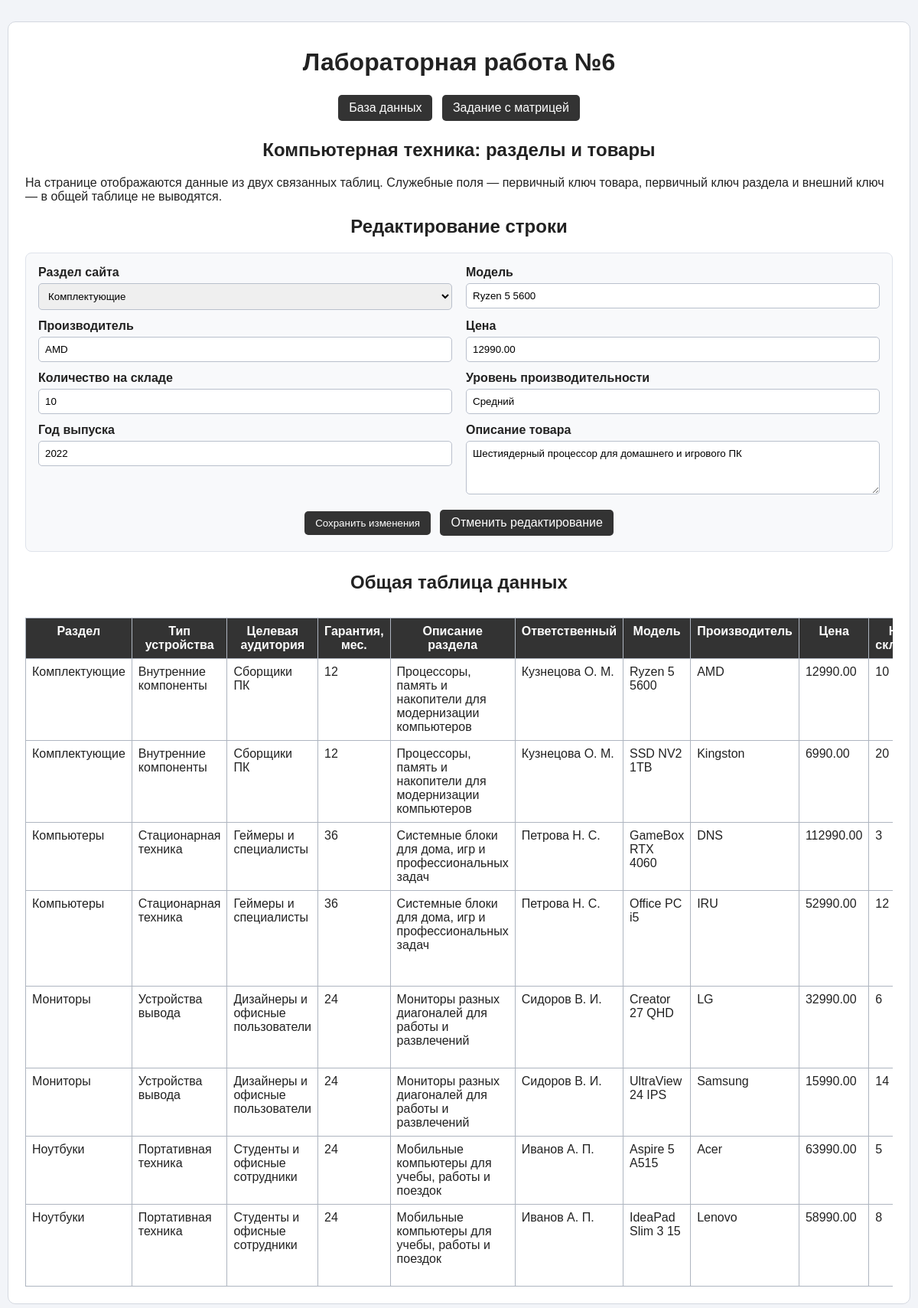
Page /index.php?action=edit&id=7 on the committed database.
### tables this page shows
CREATE TABLE products (
    product_id INT AUTO_INCREMENT PRIMARY KEY,
    section_id INT NOT NULL,
    model_name VARCHAR(120) NOT NULL,
    manufacturer VARCHAR(80) NOT NULL,
    price DECIMAL(10,2) NOT NULL,
    stock_count INT NOT NULL,
    performance_level VARCHAR(50) NOT NULL,
    release_year YEAR NOT NULL,
    product_description VARCHAR(255) NOT NULL,
    CONSTRAINT fk_products_sections
        FOREIGN KEY (section_id) REFERENCES sections(section_id)
        ON UPDATE CASCADE
        ON DELETE RESTRICT
);

### index.php (the view, shortened to what this page needs)
<?php
require_once 'db.php';
require_once 'functions.php';
$editProduct = null;
if (isset($_GET['action']) && $_GET['action'] === 'edit' && isset($_GET['id'])) {
    $id = (int)$_GET['id'];
    $stmt = mysqli_prepare($link, "SELECT * FROM products WHERE product_id = ?");
    mysqli_stmt_bind_param($stmt, 'i', $id);
    mysqli_stmt_execute($stmt);
    $result = mysqli_stmt_get_result($stmt);
    $editProduct = mysqli_fetch_assoc($result);
}
echo "<h2>Компьютерная техника: разделы и товары</h2>\n";
echo "<p>На странице отображаются данные из двух связанных таблиц. Служебные поля — первичный ключ товара, первичный ключ раздела и внешний ключ — в общей таблице не выводятся.</p>\n";
$selectedSection = $editProduct ? (int)$editProduct['section_id'] : 1;
$buttonText = $editProduct ? 'Сохранить изменения' : 'Добавить товар';
printf("<h2>%s</h2>\n", $editProduct ? 'Редактирование строки' : 'Добавление новой строки');
echo "<form class='data-form' method='post' action='index.php'>\n";
echo "<div><label>Раздел сайта</label><select name='section_id'>\n";
$sections = get_sections($link);
while ($section = mysqli_fetch_assoc($sections)) {
    $selected = ((int)$section['section_id'] === $selectedSection) ? 'selected' : '';
    printf(
        "<option value='%d' %s>%s</option>\n",
        $section['section_id'],
        $selected,
        e($section['section_name'])
    );
}
echo "</select></div>\n";
printf("<div><label>Модель</label><input type='text' name='model_name' value='%s'></div>\n", e($editProduct['model_name'] ?? ''));
printf("<div><label>Производитель</label><input type='text' name='manufacturer' value='%s'></div>\n", e($editProduct['manufacturer'] ?? ''));
printf("<div><label>Цена</label><input type='number' step='0.01' name='price' value='%s'></div>\n", e($editProduct['price'] ?? ''));
printf("<div><label>Количество на складе</label><input type='number' name='stock_count' value='%s'></div>\n", e($editProduct['stock_count'] ?? ''));
printf("<div><label>Уровень производительности</label><input type='text' name='performance_level' value='%s'></div>\n", e($editProduct['performance_level'] ?? ''));
printf("<div><label>Год выпуска</label><input type='number' name='release_year' value='%s'></div>\n", e($editProduct['release_year'] ?? ''));
printf("<div><label>Описание товара</label><textarea name='product_description'>%s</textarea></div>\n", e($editProduct['product_description'] ?? ''));
echo "<div class='form-actions'>\n";
printf("<input type='submit' value='%s'>\n", e($buttonText));
if ($editProduct) {
    echo "<a class='button' href='index.php'>Отменить редактирование</a>\n";
}
echo "</div>\n</form>\n";
$sql = "SELECT
            s.section_name,
            s.device_type,
            s.target_user,
            s.warranty_months,
            s.section_description,
            s.manager_name,
            p.product_id,
            p.model_name,
            p.manufacturer,
            p.price,
            p.stock_count,
            p.performance_level,
            p.release_year,
            p.product_description
        FROM products p
        INNER JOIN sections s ON p.section_id = s.section_id
        ORDER BY s.section_name, p.model_name";
$result = mysqli_query($link, $sql);
echo "<h2>Общая таблица данных</h2>\n";
echo "<div class='table-scroll'>\n";
echo "<table>\n";
echo "<tr>\n";
echo "<th>Раздел</th><th>Тип устройства</th><th>Целевая аудитория</th><th>Гарантия, мес.</th><th>Описание раздела</th><th>Ответственный</th>\n";
echo "<th>Модель</th><th>Производитель</th><th>Цена</th><th>На складе</th><th>Уровень</th><th>Год</th><th>Описание товара</th><th>Действия</th>\n";
echo "</tr>\n";
while ($row = mysqli_fetch_assoc($result)) {
    printf(
        "<tr>\n" .
        "<td>%s</td><td>%s</td><td>%s</td><td>%d</td><td>%s</td><td>%s</td>\n" .
        "<td>%s</td><td>%s</td><td>%.2f</td><td>%d</td><td>%s</td><td>%d</td><td>%s</td>\n" .
        "<td class='actions'><a href='index.php?action=edit&id=%d'>Редактировать</a><br><a href='index.php?action=delete&id=%d' onclick=\"return confirm('Удалить строку?')\">Удалить</a></td>\n" .
        "</tr>\n",
        e($row['section_name']),
        e($row['device_type']),
        e($row['target_user']),
        $row['warranty_months'],
        e($row['section_description']),
        e($row['manager_name']),
        e($row['model_name']),
        e($row['manufacturer']),
        $row['price'],
        $row['stock_count'],
        e($row['performance_level']),
        $row['release_year'],
        e($row['product_description']),
        $row['product_id'],
        $row['product_id']
    );
}
echo "</table>\n</div>\n";
?>

### style.css (style rules this page uses)
* { box-sizing: border-box; }
body { margin: 0; background: #f2f4f8; color: #222222; font-family: Arial, sans-serif; }
h1, h2 { text-align: center; margin: 12px 0 20px; }
nav a, .button, input[type=submit] { display: inline-block; padding: 8px 14px; margin: 4px; background: #333333; color: #ffffff; text-decoration: none; border: 0; border-radius: 5px; cursor: pointer; }
form.data-form { display: grid; grid-template-columns: repeat(2, minmax(240px, 1fr)); gap: 12px 18px; padding: 16px; margin-bottom: 26px; background: #f8f9fb; border: 1px solid #dfe3eb; border-radius: 8px; }
label { display: block; font-weight: bold; margin-bottom: 5px; }
input[type=text], input[type=number], select, textarea { width: 100%; padding: 8px; border: 1px solid #b9c0cc; border-radius: 5px; font-family: Arial, sans-serif; }
textarea { min-height: 70px; resize: vertical; }
.form-actions { grid-column: 1 / -1; text-align: center; }
.table-scroll { overflow-x: auto; }
table { width: 100%; border-collapse: collapse; margin-top: 12px; background: #ffffff; }
th, td { border: 1px solid #aeb5c0; padding: 8px; vertical-align: top; text-align: left; }
th { background: #333333; color: #ffffff; text-align: center; }

### rows in the picture
products: model_name "Ryzen 5 5600", manufacturer "AMD", price "12990.00", stock_count "10", performance_level "Средний", release_year "2022", product_description "Шестиядерный процессор для домашнего и игрового ПК"

### other values in the picture
$editProduct ? 'Редактирование строки' : 'Добавление новой строки' "Редактирование строки"
form field section_id "Комплектующие"
